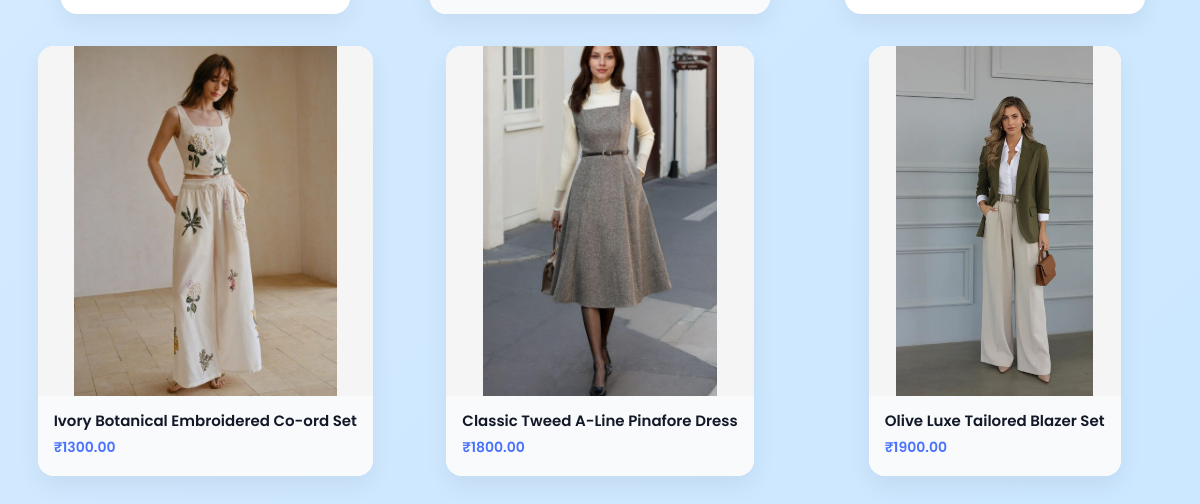
Before: /products/ (lower part) with the older database file.
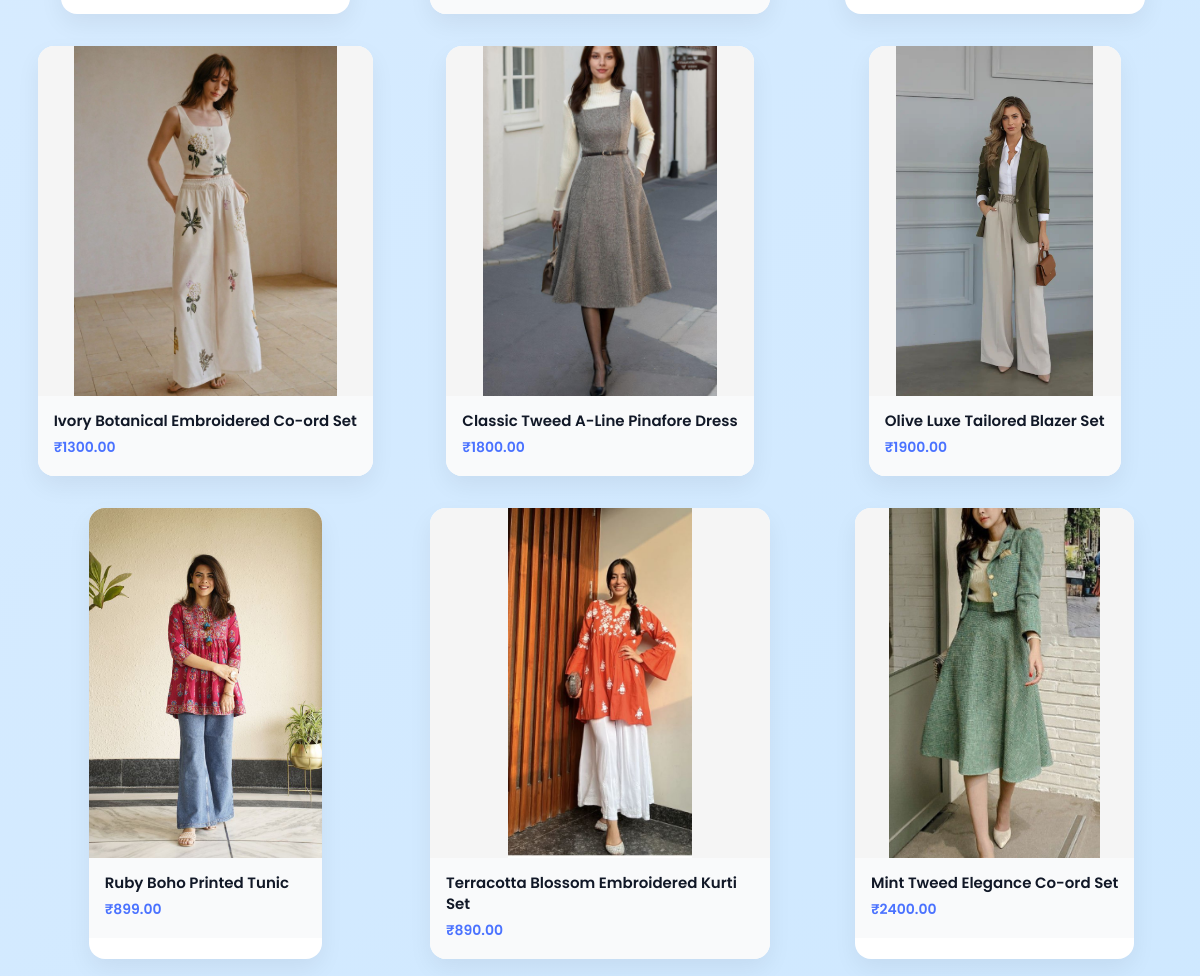
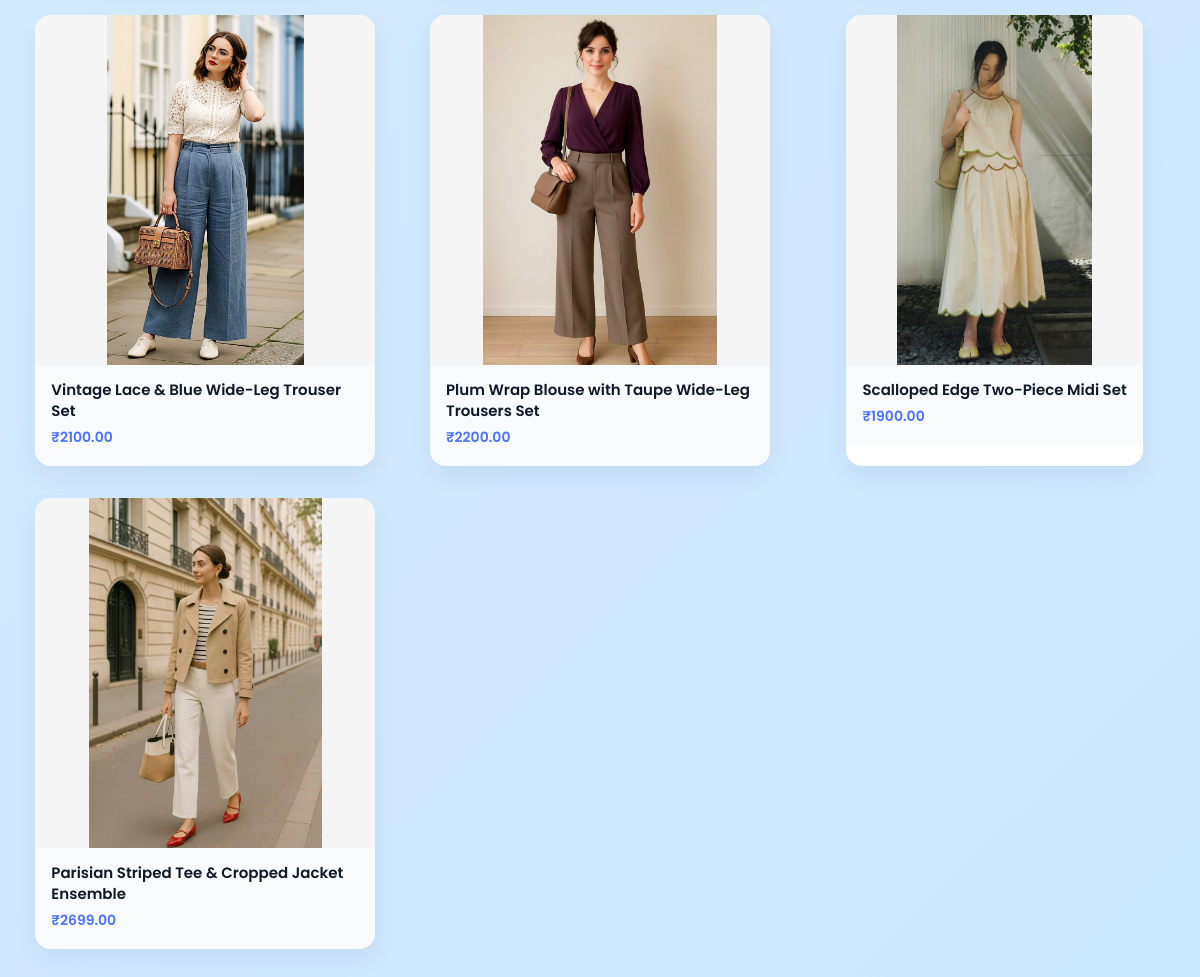
After: the same page with the newer database file (2 pictures, top to bottom).
### product_app/models.py (models this page shows, shortened)
class ProductModel(models.Model):
    SIZE_CHOICES = [
        ("XS", "XS"),
        ("S", "S"),
        ("M", "M"),
        ("L", "L"),
        ("XL", "XL"),
        ("XXL", "XXL"),
        ("3XL", "3XL"),
        ("4XL", "4XL"),
    ]
    name = models.CharField(max_length=200)
    slug = models.SlugField(unique=True, blank=True)
    category = models.ForeignKey(CategoryModel, on_delete=models.CASCADE)
    price = models.DecimalField(max_digits=10, decimal_places=2)
    description = models.TextField()
    image = models.ImageField(upload_to='products/')
    stock = models.PositiveIntegerField(default=0)
    sizes_available = models.CharField(max_length=50, help_text="Use comma separated values e.g. XS,S,M")
    material = models.CharField(max_length=100, blank=True, null=True)
    color = models.CharField(max_length=50)
    created_at = models.DateTimeField(auto_now_add=True)
    updated_at = models.DateTimeField(auto_now=True)
    is_active = models.BooleanField(default=True)

### product_app/views.py (the view)
# urls.py: path('products/', ProductListView.as_view(), name='product_list'),
class ProductListView(ListView):
    model = ProductModel
    template_name = "product_list.html"
    context_object_name = "products"
    def get_queryset(self):
        queryset = ProductModel.objects.filter(is_active=True)
        category_slug = self.request.GET.get("category")  # read ?category=slug from URL
        if category_slug:
            queryset = queryset.filter(category__slug=category_slug)
        return queryset
    def get_context_data(self, **kwargs):
        context = super().get_context_data(**kwargs)
        context["categories"] = CategoryModel.objects.all()
        context["selected_category"] = self.request.GET.get("category")
        return context

### product_app/templates/product_list.html (shortened to what this page needs)
{% extends "base.html" %}
{% load static %}
{% block content %}
<div class="product-page">
    <div class="product-grid">
        {% for product in products %}
            <a href="{% url 'product_detail' slug=product.slug %}" class="product-card">
                {% if product.image %}
                    <img src="{{ product.image.url }}" alt="{{ product.name }}">
                {% else %}
                    <img src="{% static 'images/default_product.png' %}" alt="{{ product.name }}">
                {% endif %}
                <div class="product-info">
                    <h3>{{ product.name }}</h3>
                    <p>₹{{ product.price }}</p>
                </div>
            </a>
        {% empty %}
            <p style="grid-column:1/-1;text-align:center;">No products found.</p>
        {% endfor %}
    </div>
</div>
{% endblock %}

Changed rows visible on the page:
added ProductModel: image (picture), name "Ruby Boho Printed Tunic", price "899.00"
added ProductModel: image (picture), name "Terracotta Blossom Embroidered Kurti Set", price "890.00"
added ProductModel: image (picture), name "Mint Tweed Elegance Co-ord Set", price "2400.00"
added ProductModel: image (picture), name "Vintage Lace & Blue Wide-Leg Trouser Set", price "2100.00"
added ProductModel: image (picture), name "Plum Wrap Blouse with Taupe Wide-Leg Trousers Set", price "2200.00"
added ProductModel: image (picture), name "Scalloped Edge Two-Piece Midi Set", price "1900.00"
added ProductModel: image (picture), name "Parisian Striped Tee & Cropped Jacket Ensemble", price "2699.00"
